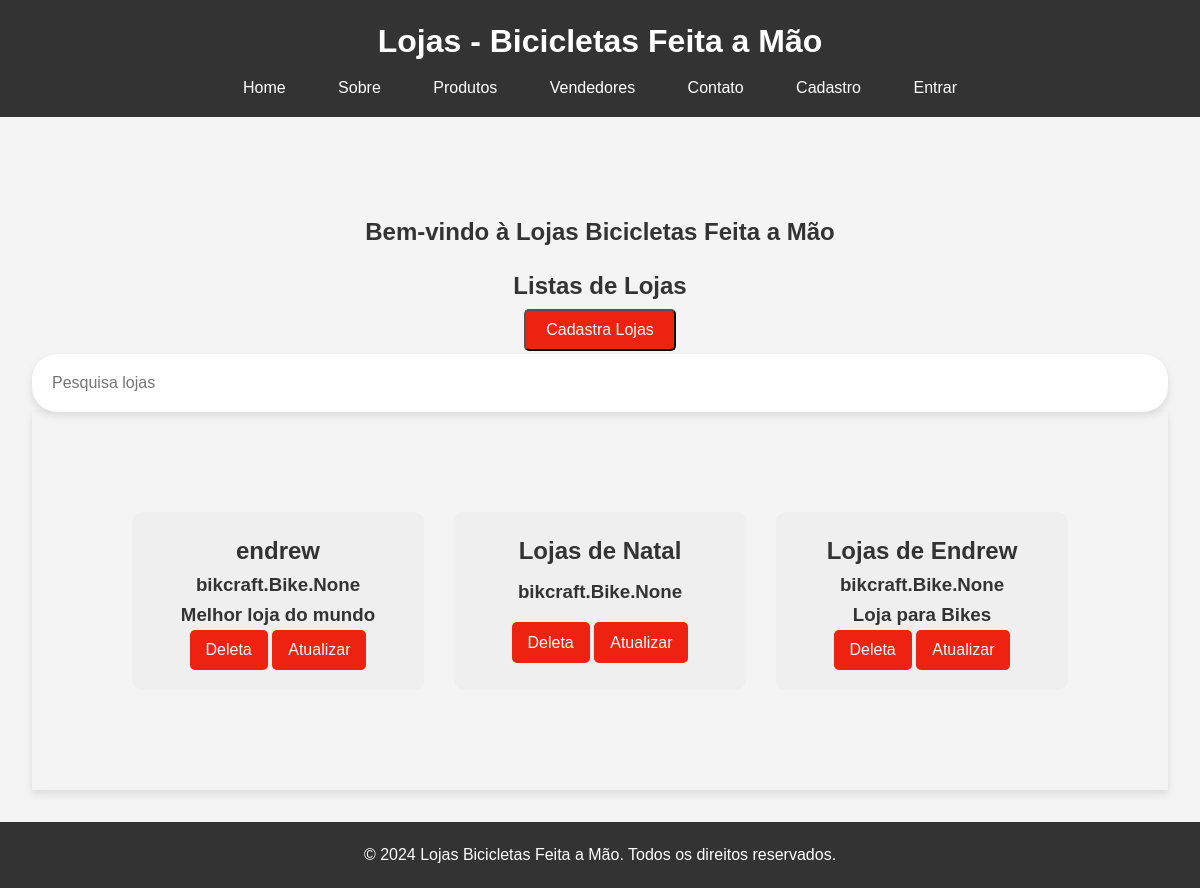
The page /lojas/ on the database as committed earlier.
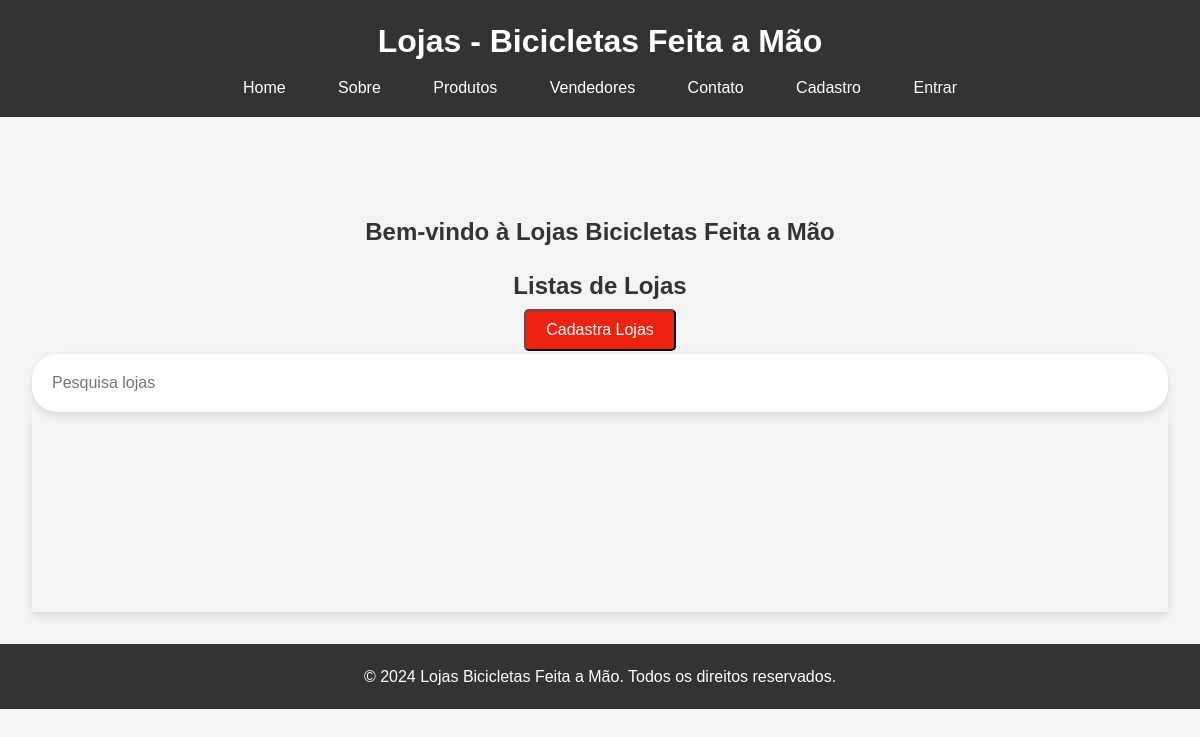
The same page on the database as committed later.
### bikcraft/models.py (models this page shows, shortened)
class Lojas(models.Model):
    nome = models.CharField(max_length=30, verbose_name='Nome da Loja')
    produtos = models.ManyToManyField(Bike, verbose_name='Produtos')
    cnpj = models.CharField(max_length=25, verbose_name='CNPJ')
    detalhe = models.TextField(blank=True, null=True, verbose_name='Descrição')

### bikcraft/views.py (the view)
# urls.py: path('lojas/', views.lojas, name='pagina-loja'),
def lojas(request):
    lojas = Lojas.objects.all()
    return render(request, 'lojas.html', {'lojas': lojas})

### bikcraft/templates/lojas.html
{% extends "base/lojas.html" %}
{% load static %}
{% block conteudo %}
<main>
    <section id="home">
        <h2><center>Bem-vindo à Lojas Bicicletas Feita a Mão</center></h2>
    </section>
    <h2><center>Listas de Lojas</center></h2>
    <div class="button">
        <a href='{% url "cadastra-loja" %}'><button>Cadastra Lojas</button></a>
    </div>
    <div class='col-12'>
        <input type='text' class='form-control' id='search' placeholder='Pesquisa lojas'>
    </div>
    <section id="products">
        {% for loja in lojas %}
            <div class='product-card'>
                <h2>{{loja.nome}}</h2>
                <h3>{{loja.produtos}}</h3>
                <h3>{{loja.detalhe}}</h3>
                <div class="button-container">
                    <a href='{% url "deleta-lojas" loja.id %}'><button>Deleta</button></a>
                    <aid='atualizado'href='{% url "atualiza-lojas" loja.id %}'><button id='atualiza'>Atualizar</button></a>
                </div>
            </div>
        {% endfor %}
    </section>
</main>
{% endblock conteudo %}

Rows that differ between the two databases and show on the page:
removed Lojas: nome "endrew", produtos "bikcraft.Bike.None", detalhe "Melhor loja do mundo"
removed Lojas: nome "Lojas de Natal", produtos "bikcraft.Bike.None"
removed Lojas: nome "Lojas de Endrew", produtos "bikcraft.Bike.None", detalhe "Loja para Bikes"
